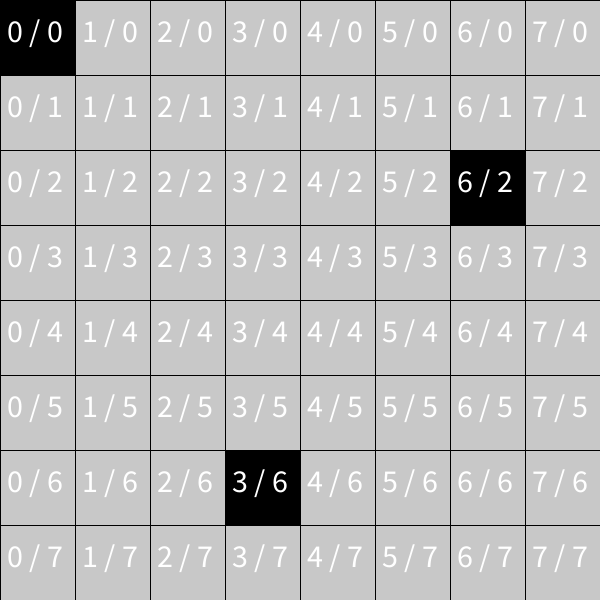
Frame 1 (no input)
Frame 60 (the mouse pressed at the canvas centre just before this capture): identical to frame 1, image omitted
Frame 120 (the mouse held since frame 60 and released just before this capture): identical to frame 1, image omitted

The Processing sketch that drew this single still picture (run headless with seeded random() and noise(); from frame 60 on, the mouse is pressed at the canvas centre):

// Processing sketch: ej16a_array_bidimensional_boolean
// ── ej16a_array_bidimensional_boolean.pde

// matriz con booleanas (array de 2 dimensiones)

int c = 8;
int tamCelda;
boolean[][] encendido = new boolean[c][c];  //8x8 = 64 "celdas" en total

boolean debug = true;

void setup() {  //SE INICIALIZA LAS VARIABLES

  size( 600, 600 );
  textAlign( CENTER, CENTER );
  textSize( 32 );

  //inicializo todas las posiciones del arreglo en FALSE
  for ( int i = 0; i < c; i ++ ) {
    for ( int j = 0; j < c; j++ ) {
      encendido[i][j] = false;
    }
  }
  encendido[0][0] = true;
  encendido[3][6] = true;
  encendido[6][2] = true;

  tamCelda = width / c;  //75
}

void draw() {  //SE DIBUJA EN PANTALLA

  //dibujo mi grilla de 8x8 celdas
  for ( int i = 0; i < c; i ++ ) {
    for ( int j = 0; j < c; j++ ) {
      if ( encendido[i][j] ) {
        fill( 0 );
      } else {
        fill( 200 );
      }
      rect( i*tamCelda, j*tamCelda, tamCelda, tamCelda );
      //
      if ( debug ){
        fill( 255 );
        text( i + " / " + j, i*tamCelda+35, j*tamCelda+30 );
      }
    }
  }
}

void mousePressed() {  //SE CALCULAN LOS BOTONES
  //recorro las 65 posiciones de mi matrix
  for ( int i = 0; i < c; i ++ ) {
    for ( int j = 0; j < c; j++ ) {
      //boton cuadrado
      if ( mouseX > i*tamCelda && mouseX < i*tamCelda+tamCelda &&
           mouseY > j*tamCelda && mouseY < j*tamCelda+tamCelda ) {
             //lo que haga el boton
             encendido[i][j] = !encendido[i][j];
      }
    }
  }
}

void keyPressed(){
  if( key == ' ' ){
    debug = !debug;
  }
}
